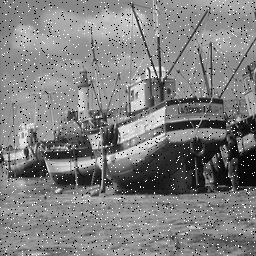
%> input picture Project2/Boat2.tif, 256 x 256 px
$ octave --eval "result = prewitt_filter(imread('Boat2.tif'));"   (GNU Octave 9; MATLAB toolbox functions it lacks are replaced by stand-ins)
%> lines starting %> are read from the running program, lines starting %| are printed output that depends on the picture
function [filtered] = prewitt_filter(img)
%GAUSSIAN_FILTER Summary of this function goes here
%   Detailed explanation goes here

im = rgb2gray(img);
%> im is the input picture: size 256x256 uint8; min 0, max 255, mean 127.7

%The sobel filter
px= [-1,-1,-1;0,0,0;1,1,1];
py=px';

%Create the filters for px and py and the output arrays
im_size = size(im);
%> im_size = [256 256]
gx = double(zeros(im_size));
gy = double(zeros(im_size));
filtered = double(zeros(im_size));
pad_size = floor(3 / 2);
im = padarray(im, [pad_size pad_size], 0, 'both');
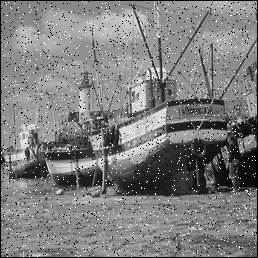
%> im: size 258x258 uint8; min 0, max 255, mean 125.7

%Apply the px filter to get Gx
for i = pad_size + 1:im_size(1)
    for j = pad_size + 1:im_size(2)
        neighbors = im(i-pad_size:i+pad_size, j-pad_size:j+pad_size);
        neighbors = double(neighbors);
        cmat = neighbors.*px;
        cval = sum(sum(cmat));
        gx(i - pad_size, j - pad_size) = double(cval);
    end
end
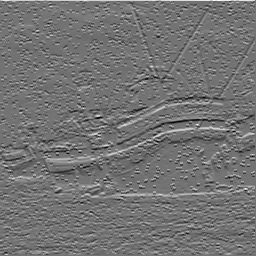
%> gx: size 256x256 double; min -501, max 607, mean 1.5; drawn with min black and max white

%Apply the py filter to get Gy
for i = pad_size + 1:im_size(1)
    for j = pad_size + 1:im_size(2)
        neighbors = im(i-pad_size:i+pad_size, j-pad_size:j+pad_size);
        neighbors = double(neighbors);
        cmat = neighbors.*py;
        cval = sum(sum(cmat));
        gy(i - pad_size, j - pad_size) = double(cval);
    end
end
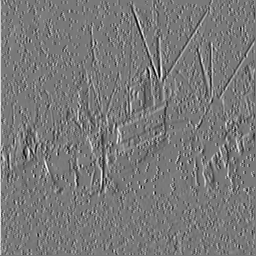
%> gy: size 256x256 double; min -548, max 606, mean 0.9; drawn with min black and max white

%Compute the magnitude of the gradient
filtered = (gx.^2 + gy.^2).^0.5;
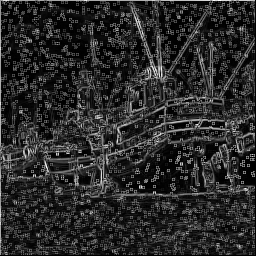
%> filtered: size 256x256 double; min 0, max 613.1, mean 103.3; drawn with min black and max white
temp = filtered;
filtered = double(rescale(temp));

%Apply the threshold and output the image
filtered = filtered>0.17*max(filtered(:));
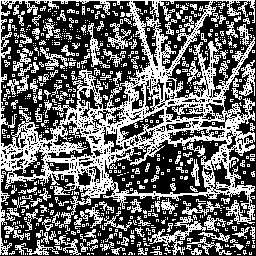
%> filtered: size 256x256 logical; 40.4% white in thin lines or dots

end
